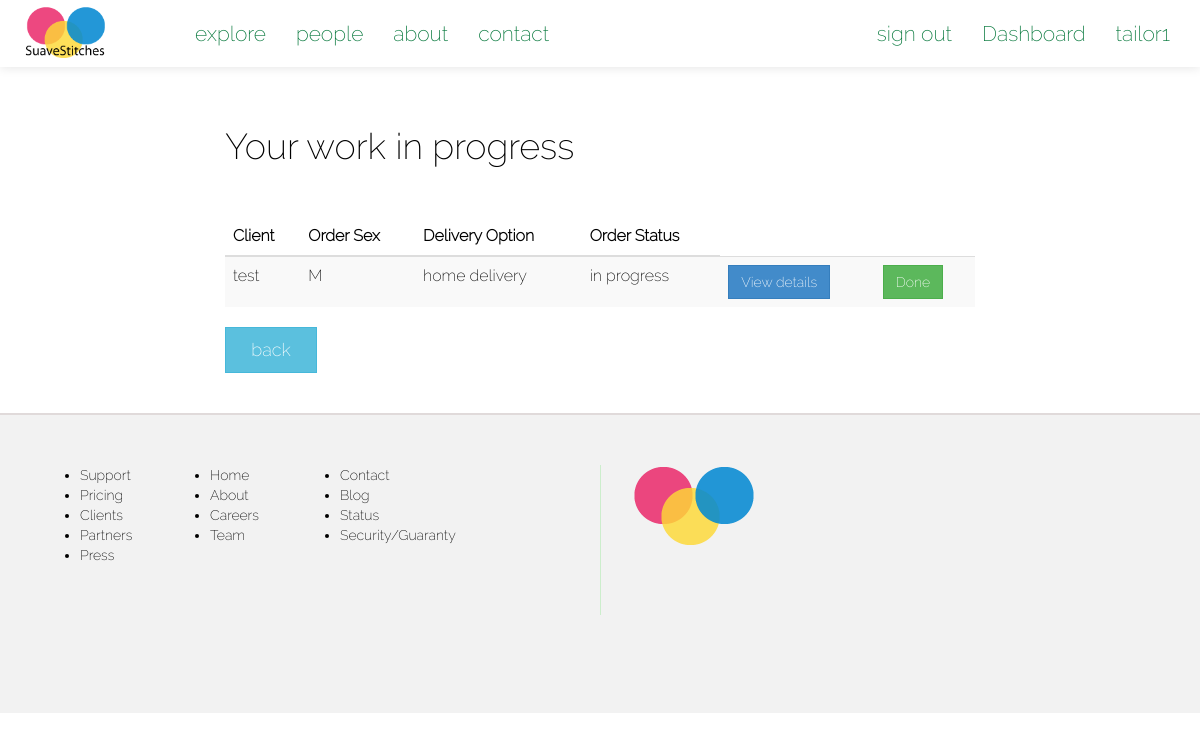
Before: /suave/tailor/view/workinprogress/ (signed in) with the older database file.
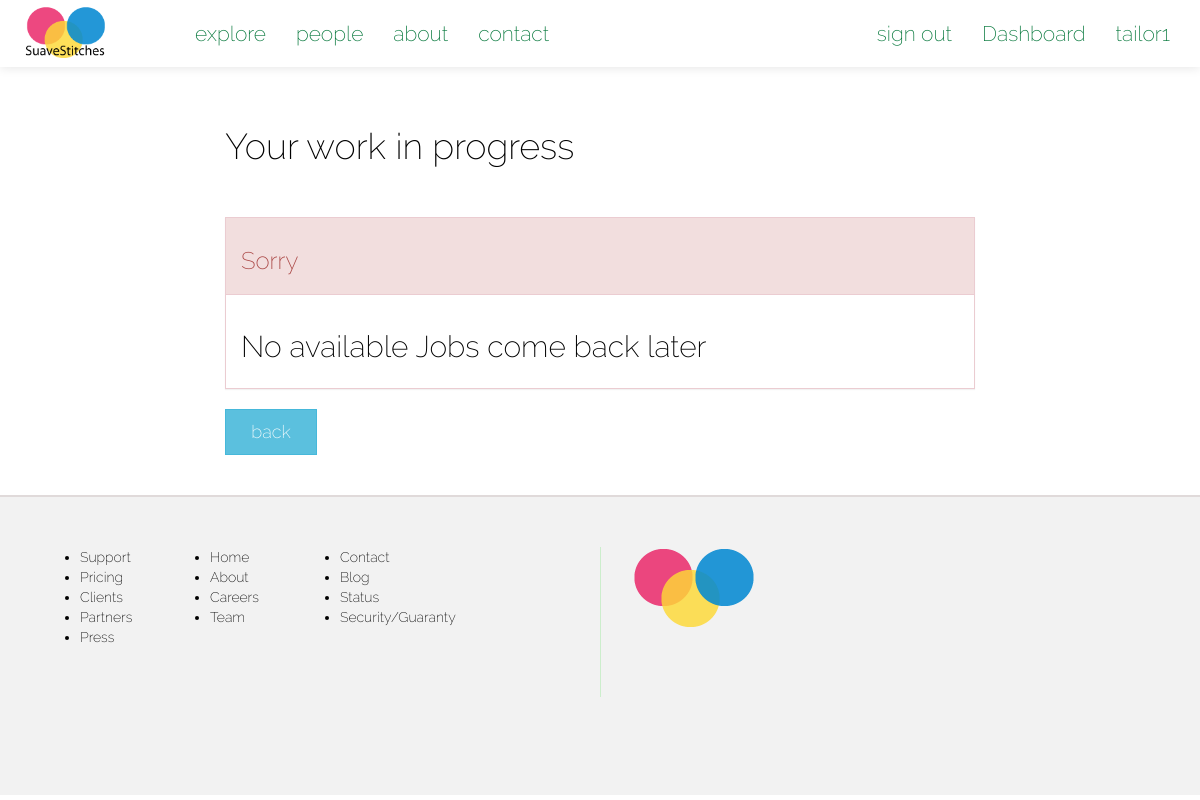
After: the same page with the newer database file.
### suave/models.py (models this page shows)
class Order(models.Model):
	client = models.ForeignKey(Client, null=True)
	size = models.ForeignKey(Size, null=True)
	sizetable = models.ForeignKey(SizeTable, null=True)
	tailor = models.ForeignKey(Tailor, null=True)
	fabric = models.ForeignKey(Fabric, null=True) #* change to foreign key with Fabric
	main_order_id = models.CharField(max_length=15, null=True)
	details = models.CharField(max_length=250, null=True) #*
	delivery_option = models.CharField(max_length=100, null=True)
	service_option = models.CharField(max_length=100, null=True)
	sex = models.CharField(max_length=2, default=' ')
	status = models.CharField(max_length=20, default='OPEN') #*
	cost = models.IntegerField(default=0000) # final cost of order
	date = models.DateField(auto_now_add=True)

class Client(models.Model):
	FEMALE = 'F'
	MALE = 'M'
	SEX_CHOICE = (
		(FEMALE, 'F'),
		(MALE, 'M'),
	)
	user = models.OneToOneField(User)
	address = models.CharField(max_length=200, null=True)
	preference = models.CharField(max_length=40)
	sex = models.CharField(max_length=2, choices=SEX_CHOICE, default=" ")
	def __str__(self):
		return self.user.username

### suave/views.py (the view)
@login_required
def tailorWorkInProgress(request):
	context = {}
	tailor_obj = Tailor.objects.get(user=request.user)
	context['work'] = Order.objects.filter(tailor=tailor_obj, status='IN PROGRESS')
	return render(request, 'i/tailor/work.html', context)

### suave/templates/i/tailor/work.html (shortened to what this page needs)
{% extends "i/layout/base.html" %}
{% block main_section %}
<div class="col-lg-8 col-lg-offset-2"><br><br>
	<h1>Your work in progress</h1>
	<br><br>
	{% if work %}
	<table class="table table-striped table-hover">
		<thead>
			<tr>
				<th>Client</th>
				<th>Order Sex</th>
				<th>Delivery Option</th>
				<th>Order Status</th>
			</tr>
		</thead>
		<tbody>
			{% for order in work %}
			<tr>
				<td>{{ order.client }}</td>
				<td>{{ order.sex }}</td>
				<td>{{ order.delivery_option|lower }}</td>
				<td>{{ order.status|lower }}</td>
				<td>
					<a href="{% url 'suave:tailorOrderDetails' order.main_order_id %}" class="btn btn-primary">View details</a>
				</td>
				<td>
					<a href="" class="btn btn-success">Done</a>
				</td>
			</tr>
			{% endfor %}
		</tbody>
	</table>
	{% else %}
		<div class="panel panel-danger">
			<div class="panel-heading"><h3>Sorry</h3></div>
			<div class="panel-body">
				<h2>No available Jobs come back later</h2>
			</div>
		</div>
	{% endif %}
	<div class="dashboard-button-panel">
		<a href="{% url 'suave:tailorDashboard' %}" class="btn btn-info btn-lg">&nbsp; back &nbsp;</a>
	</div>
	<br><br>
</div>
{% endblock %}

Changed rows visible on the page:
removed Order: client "test", sex "M", delivery_option "home delivery", status "in progress"
Other visible differences:
text no longer shown: "Client Order Sex Delivery Option Order Status"
text now shown: "Sorry No available Jobs come back later"
